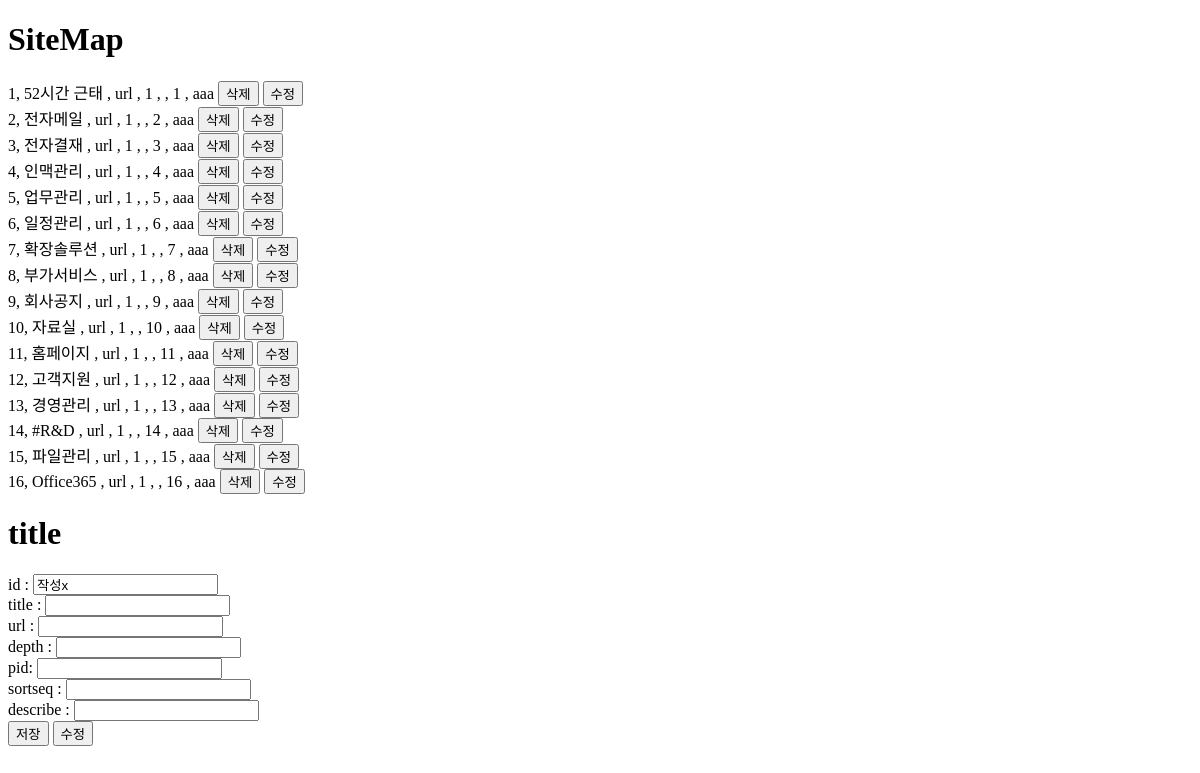
/admin, run on an earlier commit of the app's database.
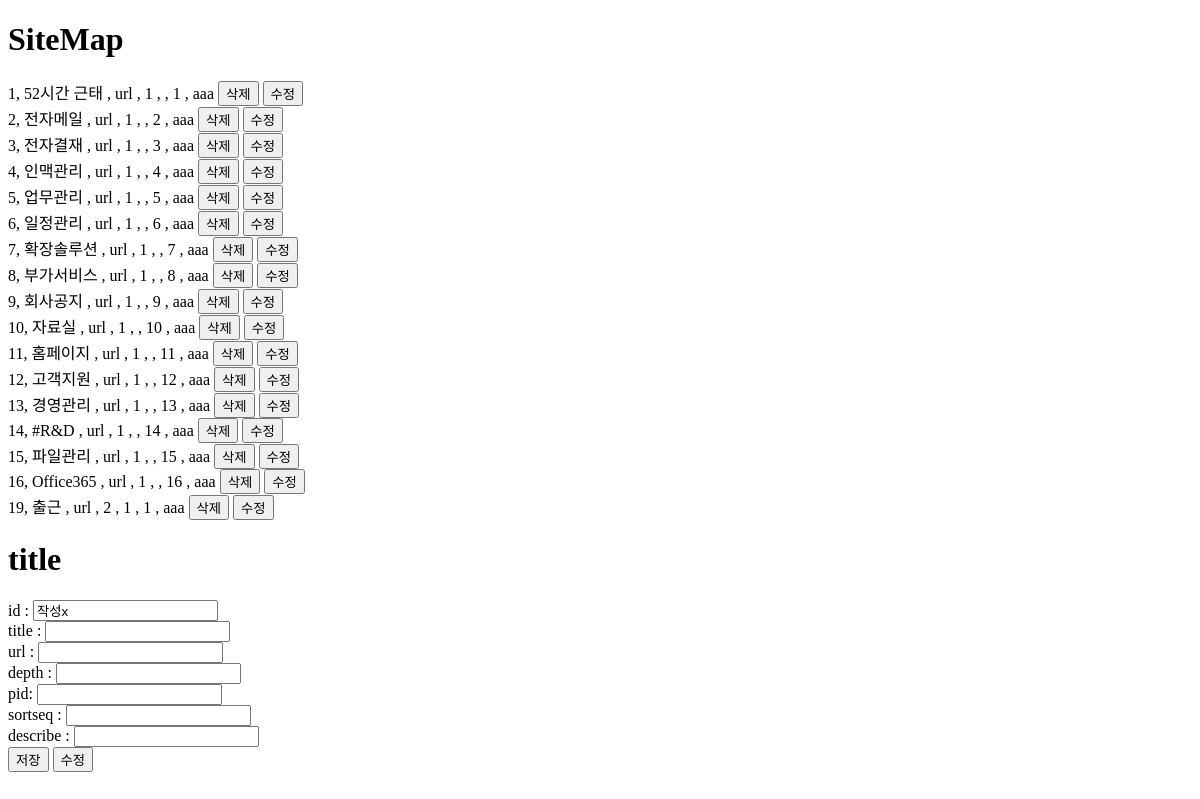
And on a later commit of the database.
### __init__.py (models this page shows, shortened)
class sitemap(db.Model):
    id = db.Column(db.Integer,primary_key = True,autoincrement=True)
    title = db.Column(db.String(255), nullable = False)
    url = db.Column(db.String(255), unique = True, nullable = True)
    depth = db.Column(db.Integer, nullable = False)
    pid = db.Column(db.Integer, nullable = False)
    sortseq = db.Column(db.Integer, unique = True, nullable = False)
    describe = db.Column(db.String(255), unique = True, nullable = True)

### __init__.py (the view)
@app.route("/admin")
def admin():
    all_data = sitemap.query.order_by(sitemap.id.desc()).all() # selelct * from sitmemap
    return render_template("index.html",sitemap = all_data)

### templates/index.html (shortened to what this page needs)
<!DOCTYPE html>
<html lang="en">
<head>
</head>
<body>
    <h1>SiteMap</h1>
    {% for row in sitemap | sort(attribute='id')%}
        {{row.id}}, {{row.title}} , {{row.url}} , {{row.depth}} , {{row.pid}} , {{row.sortseq}} , {{row.describe}}
        <input type="button" value="삭제" onclick="fDel('{{row.id}}')">
        <input type="button" value="수정" onclick="fEdit('{{row.id}}', '{{row.title}}', '{{row.url}}', '{{row.depth}}', '{{row.pid}}','{{row.sortseq}}', '{{row.describe}}')">
        <br>
    {% endfor %}
    <h1>title</h1>
    <form name="frmEdit" action="" method="POST">
        id : <input type="text" name="id"value="작성x"> <br>
        title : <input type="text" name="title"> <br>
        url : <input type="text" name="url"> <br>
        depth : <input type="text" name="depth"> <br>
        pid: <input type="text" name="pid"> <br>
        sortseq : <input type="text" name="sortseq"> <br>
        describe : <input type="text" name="describe"> <br>
        <input type="submit" onclick="action='/insert'" value="저장">
        <input type="submit" onclick="action='/update'" value="수정">
    </form>
</body>
</html>

What changed in the data, as far as the page shows it:
added sitemap: id "19", title "출근", url "url", depth "2", pid "1", sortseq "1", describe "aaa"
